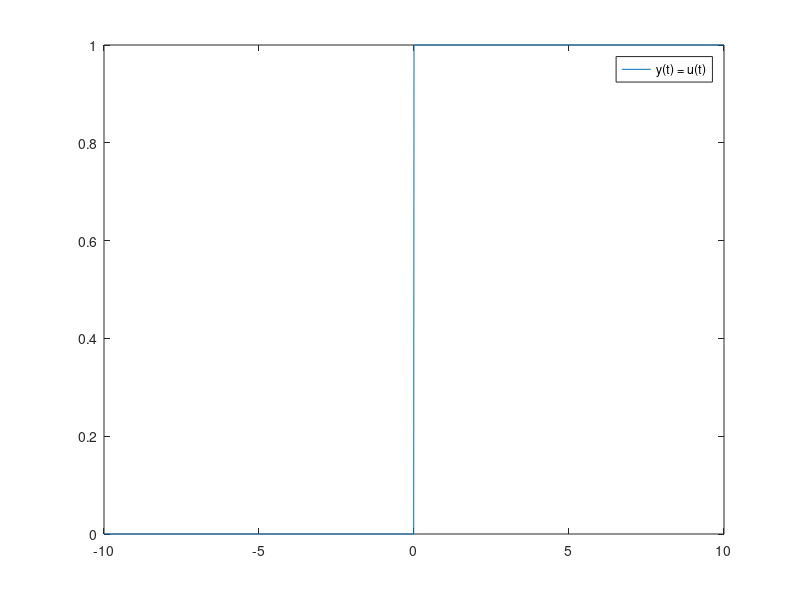
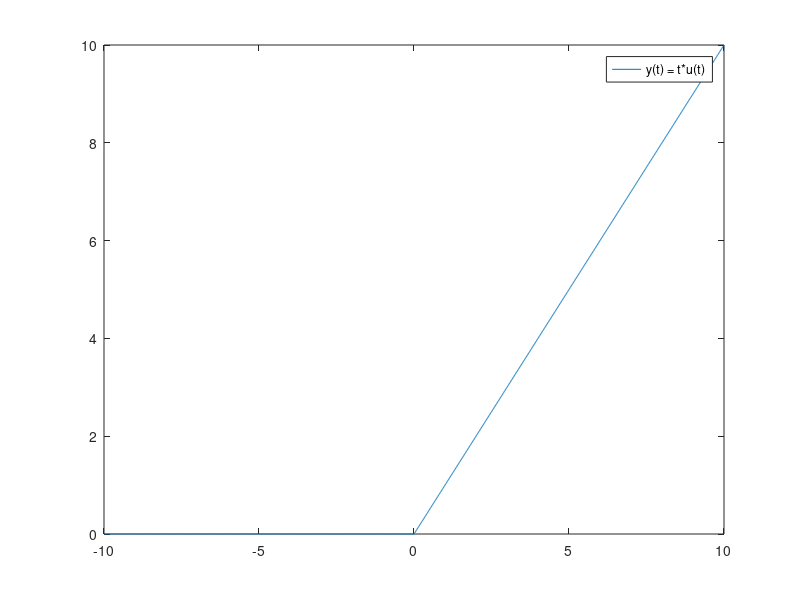
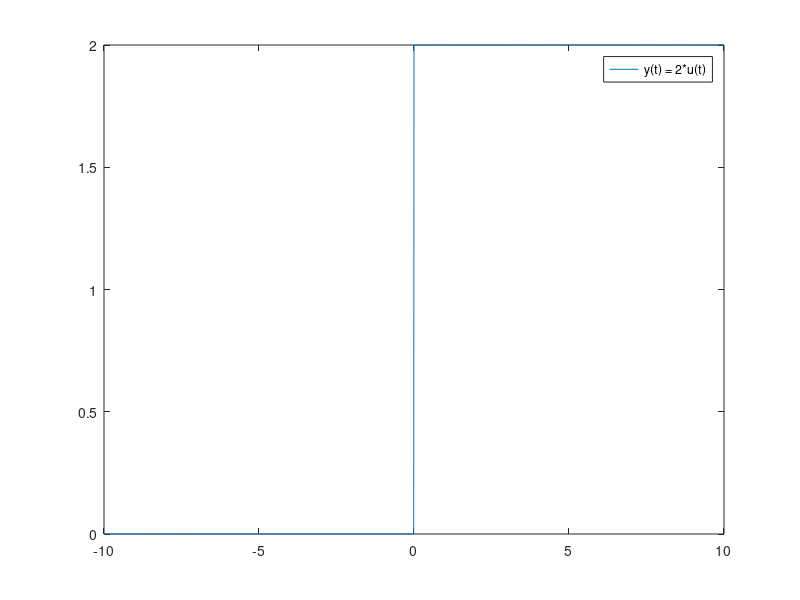
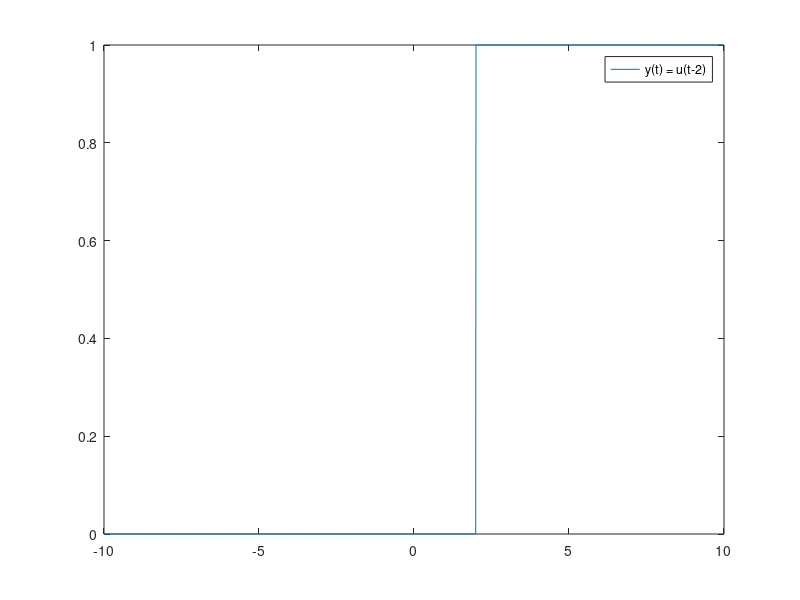

Here is the MATLAB script that generated these plots, in order:
clear;
close all;

t = -10:0.01:10;

%y(t) = u(t) & y(t) = t*u(t)
for i=1:1:length(t)
    if t(i) >= 0
        u(i) = 1;
    elseif t(i) < 0
        u(i) = 0;
    end
end
r = t.*u;
plot(t,u);
legend('y(t) = u(t)');
figure;
plot(t,r);
legend('y(t) = t*u(t)');

%y(t) = 2*u(t)
for i=1:1:length(t)
    if t(i) >= 0
        u(i) = 2;
    elseif t(i) < 0
        u(i) = 0;
    end
end
figure;
plot(t,u);
legend('y(t) = 2*u(t)');

%y(t) = u(t-2)
for i=1:1:length(t)
    if t(i) >= 2
        u(i) = 1;
    elseif t(i) < 2
        u(i) = 0;
    end
end
figure;
plot(t,u);
legend('y(t) = u(t-2)');

%y(t) = u(t-3) - u(t-2)
for i=1:1:length(t)
    if t(i) >= 3
        u(i) = 1;
    elseif t(i) < 3
        u(i) = 0;
    end
end
for i=1:1:length(t)
    if t(i) >= 2
        u2(i) = 1;
    elseif t(i) < 0
        u2(i) = 0;
    end
end
figure;
plot(t,u-u2);
legend('y(t) = u(t-3) - u(t-2)');

%y(t) = u(t-1) + u(t-3)
for i=1:1:length(t)
    if t(i) >= 1
        u(i) = 1;
    elseif t(i) < 1
        u(i) = 0;
    end
end
for i=1:1:length(t)
    if t(i) >= 3
        u2(i) = 1;
    elseif t(i) < 3
        u2(i) = 0;
    end
end
figure;
plot(t,u+u2);
legend('y(t) = u(t-1) + u(t-3)');

%y(t) = 2*u(t-1) + 3*u(t) - 4*u(t-2)
for i=1:1:length(t)
    if t(i) >= 1
        u(i) = 1;
    elseif t(i) < 1
        u(i) = 0;
    end
end
for i=1:1:length(t)
    if t(i) >= 0
        u2(i) = 1;
    elseif t(i) < 0
        u2(i) = 0;
    end
end
for i=1:1:length(t)
    if t(i) >= 2
        u3(i) = 1;
    elseif t(i) < 2
        u3(i) = 0;
    end
end
figure;
plot(t,2.*u+3.*u2-4.*u3);
legend('2*u(t-1) + 3*u(t) - 4*u(t-2)');

%y(t) = u(t) - r(t)
for i=1:1:length(t)
    if t(i) >= 0
        u(i) = 1;
    elseif t(i) < 0
        u(i) = 0;
    end
end
r = t.*u;
plot(t,u-r);
legend('y(t) = u(t) - r(t)');

%y(t) = 2*r(t)
for i=1:1:length(t)
    if t(i) >= 0
        u(i) = 1;
    elseif t(i) < 0
        u(i) = 0;
    end
end
r = t.*u;
figure;
plot(t,2.*r);
legend('y(t) = 2*r(t)');

%y(t) = r(t) + 2*r(t-2)
for i=1:1:length(t)
    if t(i) >= 0
        u(i) = 1;
    elseif t(i) < 0
        u(i) = 0;
    end
end
r = t.*u;
for i=1:1:length(t)
    if t(i) >= 2
        u2(i) = 1;
    elseif t(i) < 2
        u2(i) = 0;
    end
end
r2 = (t-2).*u2;
figure;
plot(t,r+2.*r2);
legend('y(t) = r(t) + 2*r(t-2)');

%y(t) = r(t-1) + r(t-2)
for i=1:1:length(t)
    if t(i) >= 1
        u(i) = 1;
    elseif t(i) < 1
        u(i) = 0;
    end
end
r = (t-1).*u;
for i=1:1:length(t)
    if t(i) >= 2
        u2(i) = 1;
    elseif t(i) < 2
        u2(i) = 0;
    end
end
r2 = (t-2).*u2;
figure;
plot(t,r+r2);
legend('y(t) = r(t-1) + r(t-2)');

%y(t) = 2*r(t-2) + 2*r(t-3)
for i=1:1:length(t)
    if t(i) >= 2
        u(i) = 1;
    elseif t(i) < 2
        u(i) = 0;
    end
end
r = (t-2).*u;
for i=1:1:length(t)
    if t(i) >= 3
        u2(i) = 1;
    elseif t(i) < 3
        u2(i) = 0;
    end
end
r2 = (t-3).*u2;
figure;
plot(t,2.*r+2.*r2);
legend('y(t) = 2*r(t-2) + 2*r(t-3)');

%y(t) = sin(t) * e^{-t} * u(t)
for i=1:1:length(t)
    if t(i) >= 0
        u(i) = 1;
    elseif t(i) < 0
        u(i) = 0;
    end
end
figure;
plot(t,sin(t) .* exp(-t) .* u);
legend('y(t) = sin(t) * e^{-t} * u(t)');

%y(t) = cos(2*t) * e^{-1/2*t} * u(t)
for i=1:1:length(t)
    if t(i) >= 0
        u(i) = 1;
    elseif t(i) < 0
        u(i) = 0;
    end
end
figure;
plot(t,cos(2.*t) .* exp(-(1/2).*t) .* u);
legend('cos(2*t) * e^{-1/2*t} * u(t)');

%y(t) = (1-e^{-2*t}) * sin(2*t) * u
for i=1:1:length(t)
    if t(i) >= 0
        u(i) = 1;
    elseif t(i) < 0
        u(i) = 0;
    end
end
figure;
plot(t,(1 - exp(-2.*t)) .* sin(2.*t) .* u);
legend('y(t) = (1-e^{-2*t}) * sin(2*t) * u');
